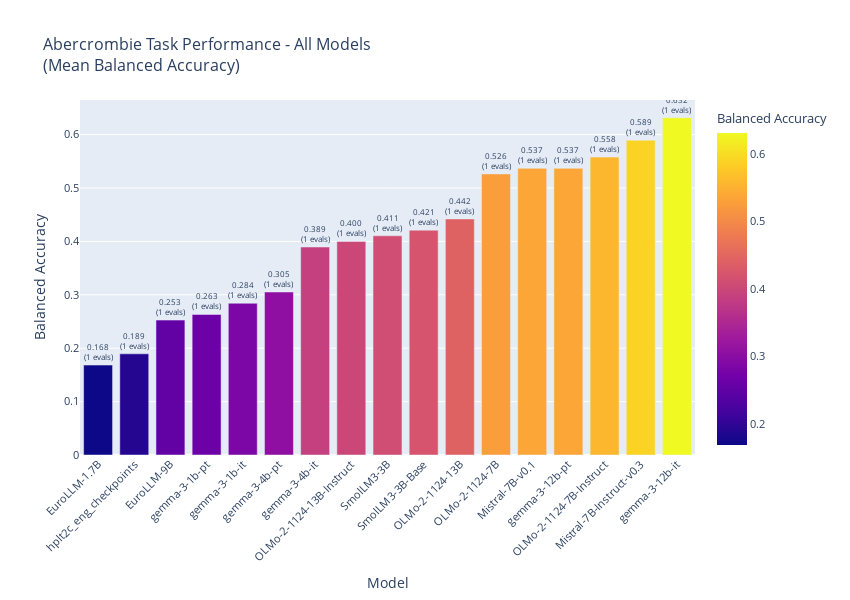

Notebook source saved alongside this figure:
### Code cell
# Alternative vertical bar chart for abercrombie
# Sort by balanced accuracy for better visualization
abercrombie_scores_sorted = abercrombie_scores.sort_values('mean_balanced_accuracy', ascending=True)

fig = px.bar(
    abercrombie_scores_sorted, 
    x='model', 
    y='mean_balanced_accuracy',
    title='Abercrombie Task Performance - All Models<br>(Mean Balanced Accuracy)',
    labels={'mean_balanced_accuracy': 'Balanced Accuracy', 'model': 'Model'},
    text=[f'{score:.3f}<br>({count} evals)' for score, count in zip(abercrombie_scores_sorted['mean_balanced_accuracy'], abercrombie_scores_sorted['num_evaluations'])],
    color='mean_balanced_accuracy',
    color_continuous_scale='plasma'
)

# Customize layout
fig.update_traces(textposition='outside')
fig.update_layout(
    height=600,
    width=max(800, len(abercrombie_scores) * 50),
    showlegend=False,
    font=dict(size=11),
    title_font_size=16,
    xaxis_title_font_size=14,
    yaxis_title_font_size=14,
    xaxis_tickangle=-45
)

fig.show()

### Figure 1 — Plotly figure (JSON) as saved in the notebook; plotly's stock layout.template omitted (floating-point values rounded to 4 significant figures)
{"data": [{"hovertemplate": "Model=%{x}<br>Balanced Accuracy=%{marker.color}<br>text=%{text}<extra></extra>", "legendgroup": "", "marker": {"color": [0.1684, 0.1895, 0.2526, 0.2632, 0.2842, 0.3053, 0.3895, 0.4, 0.4105, 0.4211, 0.4421, 0.5263, 0.5368, 0.5368, 0.5579, 0.5895, 0.6316], "coloraxis": "coloraxis", "pattern": {"shape": ""}}, "name": "", "orientation": "v", "showlegend": false, "text": ["0.168<br>(1 evals)", "0.189<br>(1 evals)", "0.253<br>(1 evals)", "0.263<br>(1 evals)", "0.284<br>(1 evals)", "0.305<br>(1 evals)", "0.389<br>(1 evals)", "0.400<br>(1 evals)", "0.411<br>(1 evals)", "0.421<br>(1 evals)", "0.442<br>(1 evals)", "0.526<br>(1 evals)", "0.537<br>(1 evals)", "0.537<br>(1 evals)", "0.558<br>(1 evals)", "0.589<br>(1 evals)", "0.632<br>(1 evals)"], "textposition": "outside", "type": "bar", "x": ["EuroLLM-1.7B", "hplt2c_eng_checkpoints", "EuroLLM-9B", "gemma-3-1b-pt", "gemma-3-1b-it", "gemma-3-4b-pt", "gemma-3-4b-it", "OLMo-2-1124-13B-Instruct", "SmolLM3-3B", "SmolLM3-3B-Base", "OLMo-2-1124-13B", "OLMo-2-1124-7B", "Mistral-7B-v0.1", "gemma-3-12b-pt", "OLMo-2-1124-7B-Instruct", "Mistral-7B-Instruct-v0.3", "gemma-3-12b-it"], "xaxis": "x", "y": [0.1684, 0.1895, 0.2526, 0.2632, 0.2842, 0.3053, 0.3895, 0.4, 0.4105, 0.4211, 0.4421, 0.5263, 0.5368, 0.5368, 0.5579, 0.5895, 0.6316], "yaxis": "y"}], "layout": {"barmode": "relative", "coloraxis": {"colorbar": {"title": {"text": "Balanced Accuracy"}}, "colorscale": [[0, "#0d0887"], [0.1111, "#46039f"], [0.2222, "#7201a8"], [0.3333, "#9c179e"], [0.4444, "#bd3786"], [0.5556, "#d8576b"], [0.6667, "#ed7953"], [0.7778, "#fb9f3a"], [0.8889, "#fdca26"], [1, "#f0f921"]]}, "font": {"size": 11}, "height": 600, "legend": {"tracegroupgap": 0}, "showlegend": false, "title": {"font": {"size": 16}, "text": "Abercrombie Task Performance - All Models<br>(Mean Balanced Accuracy)"}, "width": 850, "xaxis": {"anchor": "y", "domain": [0, 1], "tickangle": -45, "title": {"font": {"size": 14}, "text": "Model"}}, "yaxis": {"anchor": "x", "domain": [0, 1], "title": {"font": {"size": 14}, "text": "Balanced Accuracy"}}}}
